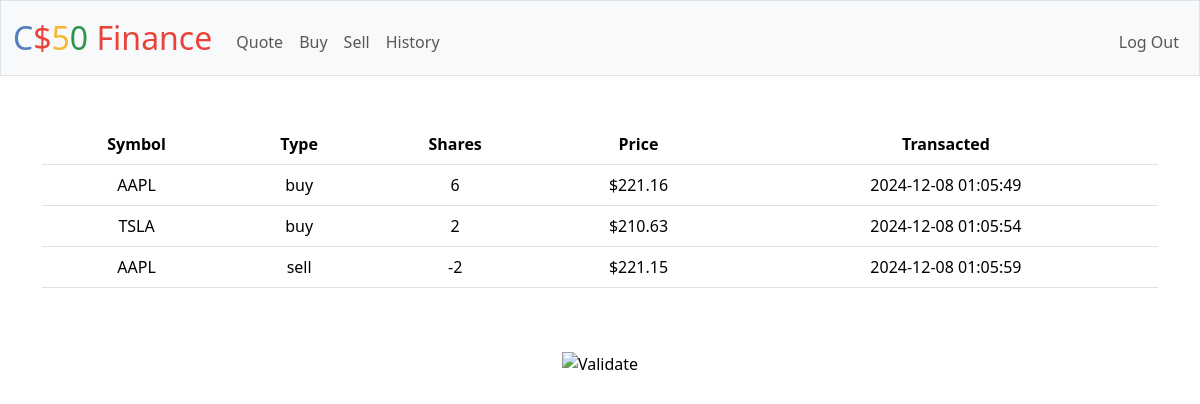
The page /history (signed in) on the database its author committed.
### tables this page shows
CREATE TABLE transactions (
    id INTEGER PRIMARY KEY AUTOINCREMENT,
    user_id INTEGER NOT NULL,
    name TEXT NOT NULL,
    shares INTEGER NOT NULL,
    price NUMERIC NOT NULL, 
    type TEXT NOT NULL,
    symbol TEXT NOT NULL,
    time TIMESTAMP DEFAULT CURRENT_TIMESTAMP,
    FOREIGN KEY(user_id) REFERENCES users(id)
);

### app.py (the view)
@app.route("/history")
@login_required
def history():
    user_id = session["user_id"]
    transactions = db.execute("SELECT type, symbol, price, shares, time FROM transactions WHERE user_id = ?", user_id)
    return render_template("history.html", transactions = transactions, usd=usd)

### app.py (called while the page is built)
@app.after_request
def after_request(response):
    response.headers["Cache-Control"] = "no-cache, no-store, must-revalidate"
    response.headers["Expires"] = 0
    response.headers["Pragma"] = "no-cache"
    return response

### helpers.py (called while the page is built)
def login_required(f):
    @wraps(f)
    def decorated_function(*args, **kwargs):
        if session.get("user_id") is None:
            return redirect("/login")
        return f(*args, **kwargs)
    return decorated_function

def usd(value):
    return f"${value:,.2f}"

### templates/history.html (shortened to what this page needs)
{% extends "layout.html" %}
{% block main %}
    <table class = "table">
        <thead>
            <tr>
                <th>Symbol</th>
                <th>Type</th>
                <th>Shares</th>
                <th>Price</th>
                <th>Transacted</th>
            </tr>
        </thead>
        <tbody>
            {% for transaction in transactions %}
            <tr>
                <td> {{ transaction["symbol"].upper() }} </td>
                <td> {{ transaction["type"] }} </td>
                <td> {{ transaction["shares" ]}} </td>
                <td> {{ usd(transaction["price"] )}} </td>
                <td> {{ transaction["time"]}} </td>
            </tr>
            {% endfor %}
        </tbody>
    </table>
{% endblock %}

### rows shown on the page
transactions: price "$221.16"
transactions: price "$210.63"
transactions: price "$221.15"
